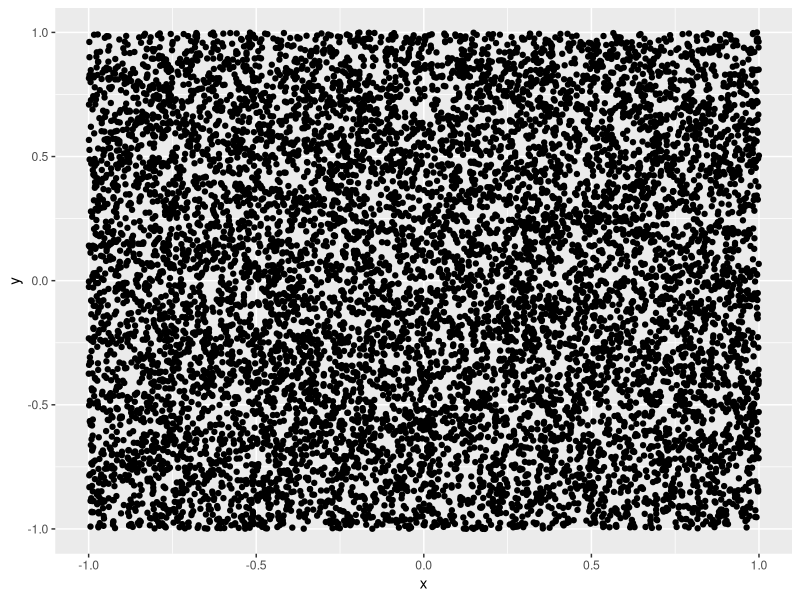
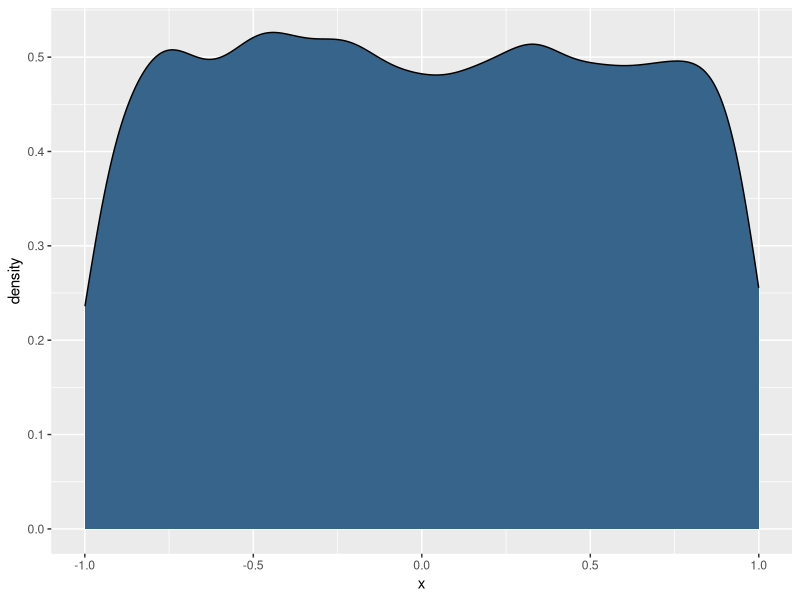

Recreate these plots in R, in order.
## ---- chunk 1
library(tidyverse)
## ---- chunk 2
set.seed(100)
x <- runif(10000, min = -1, max = 1)
y <- runif(10000, min = -1, max = 1)
z <- runif(10000, min = -1, max = 1)

d <- tibble(x = x, y = y, z = z)
ggplot(d, aes(x = x, y = y)) + geom_point()
## ---- chunk 3
ggplot(d) + geom_density(aes(x), fill = "steelblue4")
## ---- chunk 4
a <- (x^2 + y^2 + z^2) < 1
print(sum(a)/10000 * 8)
## ---- chunk 5
print(pi^(3/2)/gamma(3/2 + 1))
